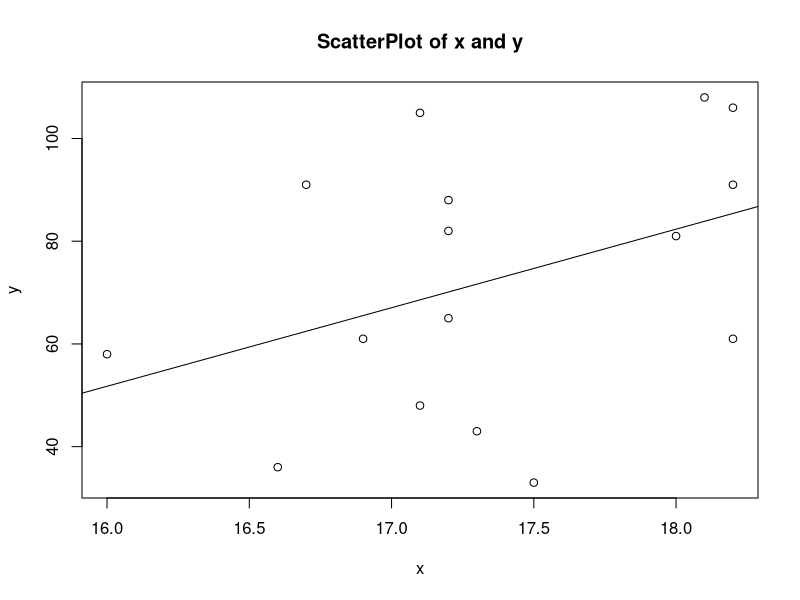
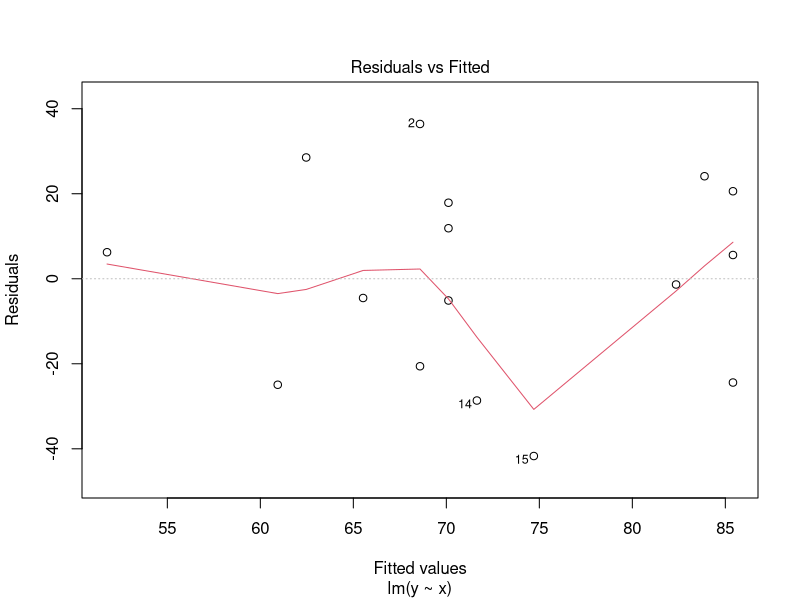
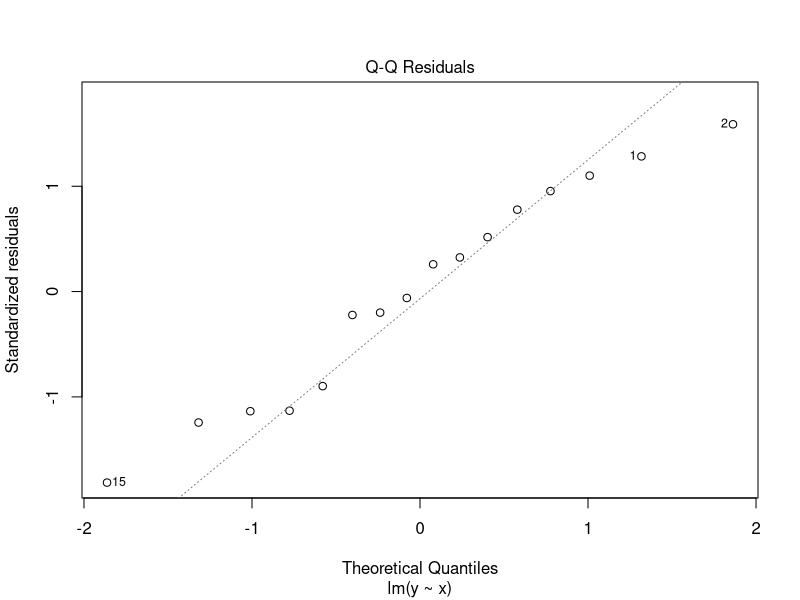
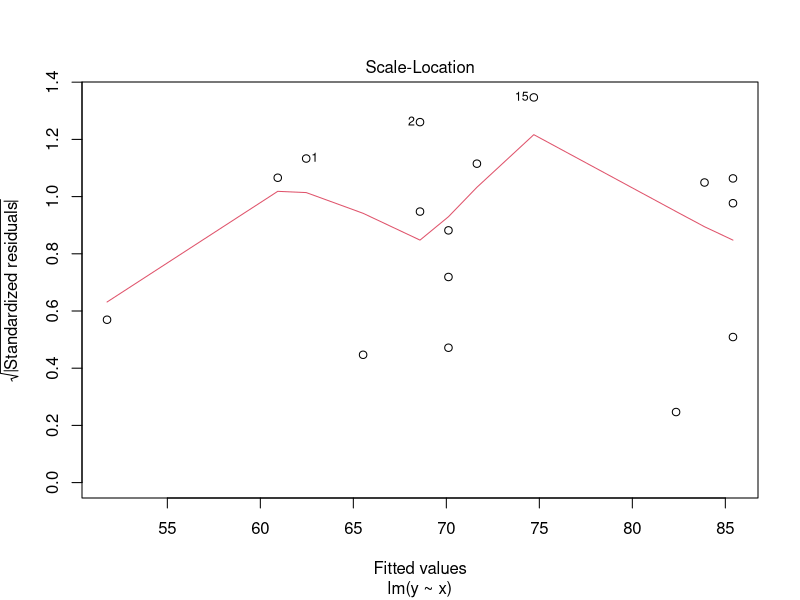
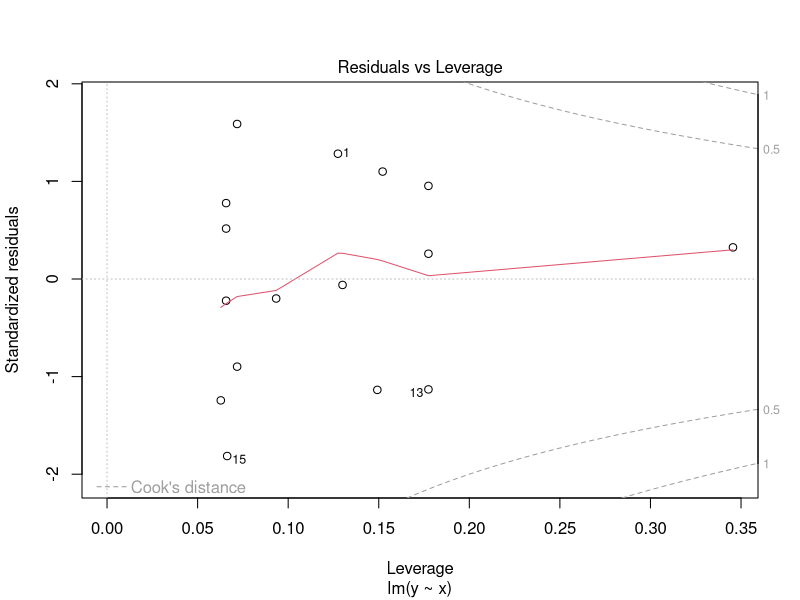

R code for these plots, in order:
## ---- chunk 1
# index as x
x<-c(16.7,17.1,18.2,18.1,17.2,18.2,16.0,17.2,18.0,17.2,16.9,17.1,18.2,17.3,17.5,16.6)
# days as y
y<-c(91,105,106,108,88,91,58,82,81,65,61,48,61,43,33,36)
length(x)
# Answer to the ques no. a
plot(x,y,main="ScatterPlot of x and y")

# Answer to the ques no. b
model<-lm(y~x)
model
summary(model)
# Slope beta1 = 15.3 and the intercept beta0 = -193
# Model equation y_hat= -193 + 15.3 * x

# Answer to the ques no. c
abline(model)

# Answer to the ques no. d

plot(model)

#Constant variance check: Residual vs. fitted value plot shows random scatter
# which indicates that variance is constant.
# Normality Check: From the Normal Q-Q plot we can see that the error is normally
# distributed
# from the fitted values vs. sqrt(standardized residuals) plot we see that all
# the data points distance between them is not too higher and within the value 
# 1.5 so it seems that there will be no outliers or possibly observations 1,2 
# and 15 may be outliers

# Answer to the ques no. e

# From the summary of the model, we see that abs value of t is 1.624 which is less
# than the value of t[alpha/2,n-2] which is 2.144 which does not reject the null 
# hypothesis beta1 = 0 hence the regression is not significant
